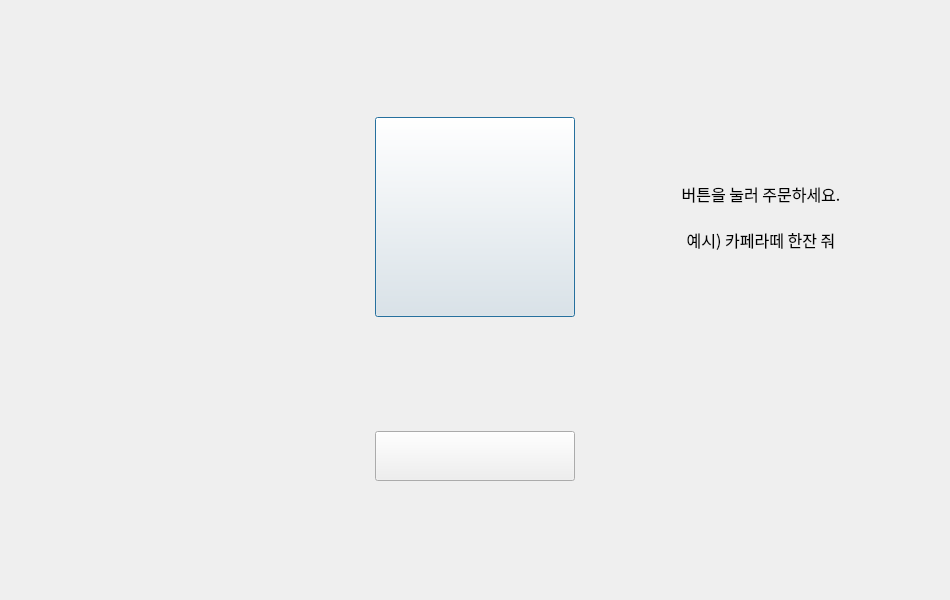
<?xml version="1.0" encoding="UTF-8"?>
<ui version="4.0">
 <class>Dialog</class>
 <widget class="QDialog" name="Dialog">
  <property name="windowModality">
   <enum>Qt::ApplicationModal</enum>
  </property>
  <property name="geometry">
   <rect>
    <x>0</x>
    <y>0</y>
    <width>950</width>
    <height>600</height>
   </rect>
  </property>
  <property name="sizePolicy">
   <sizepolicy hsizetype="Fixed" vsizetype="Fixed">
    <horstretch>0</horstretch>
    <verstretch>0</verstretch>
   </sizepolicy>
  </property>
  <property name="minimumSize">
   <size>
    <width>950</width>
    <height>600</height>
   </size>
  </property>
  <property name="maximumSize">
   <size>
    <width>950</width>
    <height>600</height>
   </size>
  </property>
  <property name="windowTitle">
   <string>Dialog</string>
  </property>
  <property name="styleSheet">
   <string notr="true">#Dialog {
	border-image: url(:/.all/src/BG2.png);
}

#btn_start {
	
	border-image: url(:/-1_aiDialog/src/aiDialog1_O.png);
}
#btn_start:hover {
	
	border-image: url(:/-1_aiDialog/src/aiDialog1_P.png);
}
#btn_start:pressed {
	
	border-image: url(:/-1_aiDialog/src/aiDialog1_H.png);
}
#btn_start:checked {
	
	border-image: url(:/-1_aiDialog/src/aiDialog1_H.png);
}

#btn_quit {
	
	border-image: url(:/-1_aiDialog/src/aiDialog2_O.png);
}
#btn_quit:hover {
	
	border-image: url(:/-1_aiDialog/src/aiDialog2_H.png);
}

#btnDec {
	
	border-image: url(:/2-2_cartItem/src/cartMinus_O.png);
}
#btnDec:hover {
	
	border-image: url(:/2-2_cartItem/src/cartMinus_H.png);
}
#btnDec:disabled {

	border-image: url(:/2-2_cartItem/src/cartMinus_D.png);
}

#btnInc {
	
	border-image: url(:/2-2_cartItem/src/cartAdd_O.png);
}
#btnInc:hover {

	border-image: url(:/2-2_cartItem/src/cartAdd_H.png);
}

#aiSelectOption {

	border-image: url(:/-1-1_aiDialog2/src/aiOptionS_O.png);
}
#aiSelectOption:hover {

	border-image: url(:/-1-1_aiDialog2/src/aiOptionS_H.png);
}

#aiAddCart {
	
	border-image: url(:/-1-1_aiDialog2/src/aiCartbtn_O.png);
}
#aiAddCart:hover {
	
	border-image: url(:/-1-1_aiDialog2/src/aiCartbtn_H.png);
}

#btn_back {

	border-image: url(:/-1-1_aiDialog2/src/btnBack_O.png);
}
#btn_back:hover {
	border-image: url(:/-1-1_aiDialog2/src/btnBack_H.png);
}

#btn_ReStart {
	border-image: url(:/-1-1_aiDialog2/src/btnRe_O.png);
}
#btn_ReStart:hover {

	border-image: url(:/-1-1_aiDialog2/src/btnRe_H.png);
}</string>
  </property>
  <layout class="QGridLayout" name="gridLayout">
   <property name="leftMargin">
    <number>0</number>
   </property>
   <property name="topMargin">
    <number>0</number>
   </property>
   <property name="rightMargin">
    <number>0</number>
   </property>
   <property name="bottomMargin">
    <number>0</number>
   </property>
   <property name="spacing">
    <number>0</number>
   </property>
   <item row="0" column="0">
    <widget class="QStackedWidget" name="stackedWidget">
     <property name="currentIndex">
      <number>0</number>
     </property>
     <widget class="QWidget" name="page">
      <layout class="QGridLayout" name="gridLayout_2">
       <item row="0" column="2">
        <widget class="QLabel" name="label">
         <property name="font">
          <font>
           <family>HY그래픽M</family>
           <pointsize>12</pointsize>
           <weight>50</weight>
           <bold>false</bold>
          </font>
         </property>
         <property name="text">
          <string>버튼을 눌러 주문하세요.

예시) 카페라떼 한잔 줘</string>
         </property>
         <property name="alignment">
          <set>Qt::AlignCenter</set>
         </property>
         <property name="textInteractionFlags">
          <set>Qt::NoTextInteraction</set>
         </property>
        </widget>
       </item>
       <item row="0" column="1">
        <widget class="QPushButton" name="btn_start">
         <property name="minimumSize">
          <size>
           <width>200</width>
           <height>200</height>
          </size>
         </property>
         <property name="maximumSize">
          <size>
           <width>200</width>
           <height>200</height>
          </size>
         </property>
         <property name="text">
          <string/>
         </property>
         <property name="checkable">
          <bool>true</bool>
         </property>
         <property name="checked">
          <bool>false</bool>
         </property>
        </widget>
       </item>
       <item row="0" column="0">
        <widget class="QLabel" name="label_2">
         <property name="text">
          <string/>
         </property>
        </widget>
       </item>
       <item row="1" column="1">
        <widget class="QPushButton" name="btn_quit">
         <property name="minimumSize">
          <size>
           <width>200</width>
           <height>50</height>
          </size>
         </property>
         <property name="maximumSize">
          <size>
           <width>200</width>
           <height>50</height>
          </size>
         </property>
         <property name="text">
          <string/>
         </property>
        </widget>
       </item>
      </layout>
     </widget>
     <widget class="QWidget" name="page_InExact">
      <layout class="QVBoxLayout" name="verticalLayout">
       <item>
        <widget class="QLabel" name="inputStr_">
         <property name="sizePolicy">
          <sizepolicy hsizetype="Preferred" vsizetype="Fixed">
           <horstretch>0</horstretch>
           <verstretch>0</verstretch>
          </sizepolicy>
         </property>
         <property name="minimumSize">
          <size>
           <width>0</width>
           <height>50</height>
          </size>
         </property>
         <property name="text">
          <string>입력 결과: </string>
         </property>
        </widget>
       </item>
       <item>
        <widget class="QListWidget" name="ai_InExactListWidget"/>
       </item>
       <item>
        <layout class="QHBoxLayout" name="horizontalLayout_3">
         <item>
          <widget class="QPushButton" name="btn_ReStart">
           <property name="minimumSize">
            <size>
             <width>200</width>
             <height>50</height>
            </size>
           </property>
           <property name="text">
            <string/>
           </property>
          </widget>
         </item>
         <item>
          <spacer name="horizontalSpacer_2">
           <property name="orientation">
            <enum>Qt::Horizontal</enum>
           </property>
           <property name="sizeHint" stdset="0">
            <size>
             <width>40</width>
             <height>20</height>
            </size>
           </property>
          </spacer>
         </item>
         <item>
          <widget class="QPushButton" name="pushButton_5">
           <property name="enabled">
            <bool>false</bool>
           </property>
           <property name="minimumSize">
            <size>
             <width>200</width>
             <height>50</height>
            </size>
           </property>
           <property name="text">
            <string>다음으로</string>
           </property>
          </widget>
         </item>
        </layout>
       </item>
      </layout>
     </widget>
     <widget class="QWidget" name="page_Exact">
      <layout class="QVBoxLayout" name="verticalLayout_2">
       <item>
        <widget class="QLabel" name="menuName_">
         <property name="sizePolicy">
          <sizepolicy hsizetype="Preferred" vsizetype="Fixed">
           <horstretch>0</horstretch>
           <verstretch>0</verstretch>
          </sizepolicy>
         </property>
         <property name="minimumSize">
          <size>
           <width>0</width>
           <height>50</height>
          </size>
         </property>
         <property name="text">
          <string>menuName_</string>
         </property>
        </widget>
       </item>
       <item>
        <layout class="QHBoxLayout" name="horizontalLayout">
         <item>
          <widget class="QLabel" name="menuImg_">
           <property name="minimumSize">
            <size>
             <width>300</width>
             <height>300</height>
            </size>
           </property>
           <property name="maximumSize">
            <size>
             <width>300</width>
             <height>300</height>
            </size>
           </property>
           <property name="text">
            <string>menuImg_</string>
           </property>
          </widget>
         </item>
         <item>
          <widget class="QLabel" name="menuDesc_">
           <property name="text">
            <string>menuDesc_</string>
           </property>
          </widget>
         </item>
        </layout>
       </item>
       <item>
        <layout class="QHBoxLayout" name="horizontalLayout_4">
         <property name="spacing">
          <number>5</number>
         </property>
         <item>
          <widget class="QListWidget" name="aiOptionListWidget">
           <property name="minimumSize">
            <size>
             <width>0</width>
             <height>0</height>
            </size>
           </property>
           <property name="maximumSize">
            <size>
             <width>600</width>
             <height>16777215</height>
            </size>
           </property>
          </widget>
         </item>
         <item>
          <layout class="QVBoxLayout" name="verticalLayout_4">
           <property name="spacing">
            <number>0</number>
           </property>
           <item>
            <spacer name="verticalSpacer">
             <property name="orientation">
              <enum>Qt::Vertical</enum>
             </property>
             <property name="sizeType">
              <enum>QSizePolicy::Fixed</enum>
             </property>
             <property name="sizeHint" stdset="0">
              <size>
               <width>20</width>
               <height>60</height>
              </size>
             </property>
            </spacer>
           </item>
           <item>
            <widget class="QLabel" name="label_3">
             <property name="minimumSize">
              <size>
               <width>0</width>
               <height>50</height>
              </size>
             </property>
             <property name="maximumSize">
              <size>
               <width>16777215</width>
               <height>50</height>
              </size>
             </property>
             <property name="font">
              <font>
               <weight>75</weight>
               <bold>true</bold>
              </font>
             </property>
             <property name="text">
              <string>수량</string>
             </property>
             <property name="alignment">
              <set>Qt::AlignBottom|Qt::AlignHCenter</set>
             </property>
            </widget>
           </item>
           <item>
            <layout class="QHBoxLayout" name="horizontalLayout_5">
             <property name="spacing">
              <number>0</number>
             </property>
             <item>
              <widget class="QPushButton" name="btnDec">
               <property name="sizePolicy">
                <sizepolicy hsizetype="Fixed" vsizetype="Fixed">
                 <horstretch>0</horstretch>
                 <verstretch>0</verstretch>
                </sizepolicy>
               </property>
               <property name="minimumSize">
                <size>
                 <width>50</width>
                 <height>50</height>
                </size>
               </property>
               <property name="maximumSize">
                <size>
                 <width>50</width>
                 <height>50</height>
                </size>
               </property>
               <property name="text">
                <string/>
               </property>
              </widget>
             </item>
             <item>
              <widget class="QLabel" name="menuAmount_">
               <property name="sizePolicy">
                <sizepolicy hsizetype="Fixed" vsizetype="Fixed">
                 <horstretch>0</horstretch>
                 <verstretch>0</verstretch>
                </sizepolicy>
               </property>
               <property name="minimumSize">
                <size>
                 <width>50</width>
                 <height>50</height>
                </size>
               </property>
               <property name="maximumSize">
                <size>
                 <width>50</width>
                 <height>50</height>
                </size>
               </property>
               <property name="font">
                <font>
                 <pointsize>12</pointsize>
                 <weight>75</weight>
                 <bold>true</bold>
                </font>
               </property>
               <property name="text">
                <string>1</string>
               </property>
               <property name="alignment">
                <set>Qt::AlignCenter</set>
               </property>
              </widget>
             </item>
             <item>
              <widget class="QPushButton" name="btnInc">
               <property name="sizePolicy">
                <sizepolicy hsizetype="Fixed" vsizetype="Fixed">
                 <horstretch>0</horstretch>
                 <verstretch>0</verstretch>
                </sizepolicy>
               </property>
               <property name="minimumSize">
                <size>
                 <width>50</width>
                 <height>50</height>
                </size>
               </property>
               <property name="maximumSize">
                <size>
                 <width>50</width>
                 <height>50</height>
                </size>
               </property>
               <property name="text">
                <string/>
               </property>
              </widget>
             </item>
            </layout>
           </item>
          </layout>
         </item>
         <item>
          <layout class="QVBoxLayout" name="verticalLayout_3">
           <item>
            <widget class="QPushButton" name="aiSelectOption">
             <property name="minimumSize">
              <size>
               <width>200</width>
               <height>75</height>
              </size>
             </property>
             <property name="maximumSize">
              <size>
               <width>200</width>
               <height>75</height>
              </size>
             </property>
             <property name="text">
              <string/>
             </property>
            </widget>
           </item>
           <item>
            <widget class="QLabel" name="label_5">
             <property name="minimumSize">
              <size>
               <width>0</width>
               <height>0</height>
              </size>
             </property>
             <property name="maximumSize">
              <size>
               <width>16777215</width>
               <height>25</height>
              </size>
             </property>
             <property name="font">
              <font>
               <weight>75</weight>
               <bold>true</bold>
              </font>
             </property>
             <property name="text">
              <string>(옵션 포함)개당 가격</string>
             </property>
             <property name="alignment">
              <set>Qt::AlignBottom|Qt::AlignHCenter</set>
             </property>
            </widget>
           </item>
           <item>
            <widget class="QLCDNumber" name="menuPrice_">
             <property name="minimumSize">
              <size>
               <width>0</width>
               <height>50</height>
              </size>
             </property>
             <property name="maximumSize">
              <size>
               <width>16777215</width>
               <height>50</height>
              </size>
             </property>
            </widget>
           </item>
          </layout>
         </item>
        </layout>
       </item>
       <item>
        <layout class="QHBoxLayout" name="horizontalLayout_2">
         <item>
          <widget class="QPushButton" name="btn_back">
           <property name="minimumSize">
            <size>
             <width>200</width>
             <height>50</height>
            </size>
           </property>
           <property name="text">
            <string/>
           </property>
          </widget>
         </item>
         <item>
          <spacer name="horizontalSpacer">
           <property name="orientation">
            <enum>Qt::Horizontal</enum>
           </property>
           <property name="sizeHint" stdset="0">
            <size>
             <width>40</width>
             <height>20</height>
            </size>
           </property>
          </spacer>
         </item>
         <item>
          <widget class="QPushButton" name="aiAddCart">
           <property name="minimumSize">
            <size>
             <width>200</width>
             <height>50</height>
            </size>
           </property>
           <property name="text">
            <string/>
           </property>
          </widget>
         </item>
        </layout>
       </item>
      </layout>
     </widget>
    </widget>
   </item>
  </layout>
 </widget>
 <resources>
  <include location="../UI/resources.qrc"/>
 </resources>
 <connections>
  <connection>
   <sender>btn_start</sender>
   <signal>clicked()</signal>
   <receiver>Dialog</receiver>
   <slot>btn_Start()</slot>
   <hints>
    <hint type="sourcelabel">
     <x>453</x>
     <y>262</y>
    </hint>
    <hint type="destinationlabel">
     <x>1044</x>
     <y>261</y>
    </hint>
   </hints>
  </connection>
  <connection>
   <sender>btn_back</sender>
   <signal>clicked()</signal>
   <receiver>Dialog</receiver>
   <slot>btn_Back()</slot>
   <hints>
    <hint type="sourcelabel">
     <x>50</x>
     <y>565</y>
    </hint>
    <hint type="destinationlabel">
     <x>74</x>
     <y>620</y>
    </hint>
   </hints>
  </connection>
  <connection>
   <sender>aiSelectOption</sender>
   <signal>clicked()</signal>
   <receiver>Dialog</receiver>
   <slot>btn_SelectOption()</slot>
   <hints>
    <hint type="sourcelabel">
     <x>835</x>
     <y>432</y>
    </hint>
    <hint type="destinationlabel">
     <x>75</x>
     <y>-83</y>
    </hint>
   </hints>
  </connection>
  <connection>
   <sender>aiAddCart</sender>
   <signal>clicked()</signal>
   <receiver>Dialog</receiver>
   <slot>btn_addCart()</slot>
   <hints>
    <hint type="sourcelabel">
     <x>807</x>
     <y>577</y>
    </hint>
    <hint type="destinationlabel">
     <x>55</x>
     <y>643</y>
    </hint>
   </hints>
  </connection>
  <connection>
   <sender>btn_ReStart</sender>
   <signal>clicked()</signal>
   <receiver>Dialog</receiver>
   <slot>btn_Back()</slot>
   <hints>
    <hint type="sourcelabel">
     <x>120</x>
     <y>565</y>
    </hint>
    <hint type="destinationlabel">
     <x>-53</x>
     <y>565</y>
    </hint>
   </hints>
  </connection>
  <connection>
   <sender>btn_quit</sender>
   <signal>clicked()</signal>
   <receiver>Dialog</receiver>
   <slot>Close()</slot>
   <hints>
    <hint type="sourcelabel">
     <x>425</x>
     <y>450</y>
    </hint>
    <hint type="destinationlabel">
     <x>-45</x>
     <y>89</y>
    </hint>
   </hints>
  </connection>
  <connection>
   <sender>btnDec</sender>
   <signal>clicked()</signal>
   <receiver>Dialog</receiver>
   <slot>DecreaseAmount()</slot>
   <hints>
    <hint type="sourcelabel">
     <x>610</x>
     <y>499</y>
    </hint>
    <hint type="destinationlabel">
     <x>548</x>
     <y>764</y>
    </hint>
   </hints>
  </connection>
  <connection>
   <sender>btnInc</sender>
   <signal>clicked()</signal>
   <receiver>Dialog</receiver>
   <slot>IncreaseAmount()</slot>
   <hints>
    <hint type="sourcelabel">
     <x>708</x>
     <y>508</y>
    </hint>
    <hint type="destinationlabel">
     <x>702</x>
     <y>691</y>
    </hint>
   </hints>
  </connection>
 </connections>
 <slots>
  <slot>btn_Start()</slot>
  <slot>btn_Back()</slot>
  <slot>btn_SelectOption()</slot>
  <slot>btn_addCart()</slot>
  <slot>Close()</slot>
  <slot>DecreaseAmount()</slot>
  <slot>IncreaseAmount()</slot>
 </slots>
</ui>
